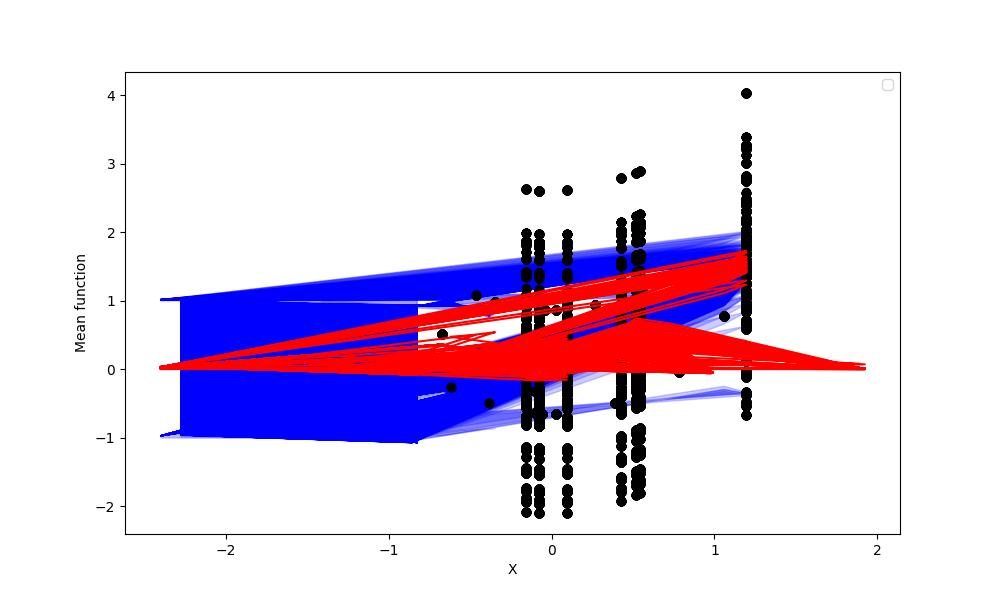

Write Python code to recreate this figure.
import numpy as np
import matplotlib.pyplot as plt
import GPy
import os
import sys
import math

from datagen import get_system
#GP-UCB Class


class gp_ucb:
    def __init__(self, domain):
        self.X = domain
    
    def initialize(self, k):
        pr_mean = np.zeros((len(self.X), 1))
        pr_cov = k.K(self.X, self.X)
        return(pr_mean, pr_cov)
        
    
    def sample(self, mean, cov):
        beta = 0.5
        var = np.diag(cov).reshape(-1, 1)
        score = mean + (beta**0.5 * var)
        # print(np.shape(score))
        max_indices = np.where(score == score.max())[0]
        i = np.random.choice(max_indices)
        print(i)
        x = self.X[i]
        return(x, i)

    def cost(self, Q, x):
        c = np.transpose(x) @ Q @ x
        w = np.random.normal(loc = 0, scale = 1, size =1)
        y = c + w
        # print(w)
        return(y)
    

    def updation(self, Y_obs, X_obs):
            mean =  k.K(self.X, X_obs) @ np.linalg.inv(k.K(X_obs, X_obs) + 1*np.eye(X_obs.shape[0])) @ Y_obs
            cov = k.K(self.X, self.X) - k.K(self.X, X_obs) @ np.linalg.inv(k.K(X_obs, X_obs) + 1*np.eye(X_obs.shape[0])) @ k.K(X_obs, self.X)
            
            return(mean, cov)

#system parameters
n,m = 2,2
x_0 = np.array([0.2, 0.0])

T = 4
sigma_0 = np.eye(n) *0.1
Q = np.diag([2.0, 3.0])
name = 'stable'
norm_folder = 'gp_norms_{}.'.format(name)
state_folder = 'gp_states_{}'.format(name)
os.makedirs(norm_folder, exist_ok=True)
os.makedirs(state_folder, exist_ok=True)
A, B, CT = get_system(name, n, m, T, seed=2)
u = np.random.randn(m*T, 1)

x_f = np.linalg.matrix_power(A, T) @ x_0.reshape(-1, 1) + CT @ u
x_f =  x_f.reshape(-1)

N_T = np.eye(n)

for i in range(1, T):
     N_T = np.hstack((N_T, np.linalg.matrix_power(A, i)))
     
sigma_w = np.eye(n*T) * 0.1
sigma_z = np.linalg.matrix_power(A, T) @ sigma_0 @ np.linalg.matrix_power(A, T).T + N_T @ sigma_w @ N_T.T
traceSigma = np.trace(sigma_z)
tau = 2 * np.trace(sigma_z @ sigma_z)
b = (np.linalg.matrix_power(A, T) @ x_0) - x_f
epsilon = 0.001
delta = 0.01


def sample_u(CT, b, alpha, n):
    m, d = CT.shape  # C is m x d
    u_samples = []

    while len(u_samples) < n:
        # sample x in the ball ||x||^2 < alpha
        x = np.random.normal(size=m)
        x = x / np.linalg.norm(x)  # unit vector
        r = np.sqrt(alpha) * np.random.rand()**(1/m)
        x = r * x

        # solve for u: C^T u = x - b
        # u = np.linalg.pinv(C.T) @ (x - b)
        u = np.linalg.lstsq(CT, x - b, rcond=None)[0]

        u_samples.append(u)

    return np.array(u_samples)



b = np.linalg.matrix_power(A, T)@x_0 - x_f
alpha = epsilon**2 - b.T@b + (traceSigma/delta) - 2*epsilon*math.sqrt(traceSigma/delta)
print(alpha)
X =  sample_u(CT, b, alpha, 10) # set of inputs from constraint (only change)
k = GPy.kern.RBF(m*T)

print(X)
algo = gp_ucb(X)
X_obs = []
Y_obs = []
# reg = []
indices = []
mean, cov = algo.initialize(k)
print(mean)
# Y = algo.cost(X)
# yb = np.max(Y)
plt.figure(figsize = (10, 6))
# sr = 0
N = np.arange(0, np.shape(X)[0])
for t in range(0,100):
    x = algo.sample(mean, cov)
    X_obs.append(x)
    y, i = algo.cost(Q, x)
    indices.append(i)
    Y_obs.append(y)
    # regret = yb - y
    # sr = sr + regret
    # reg.append(sr)
    mean, cov = algo.updation(np.array(Y_obs), np.array(X_obs))
    plt.fill_between(N, mean[:, 0] - 1*np.sqrt(np.diag(cov)), mean[:, 0] + 1*np.sqrt(np.diag(cov)), alpha=0.2, color='blue')
    plt.plot(N, mean, color = 'red')
    plt.scatter(indices, Y_obs, color ='black')
    plt.xlabel('X')
    plt.ylabel('Mean function')
    plt.legend()
    plt.pause(0.4)
    plt.savefig('gp_ucb.jpeg')
    
plt.figure(figsize=(10, 6))
N = np.arange(0, len(reg))
plt.semilogy(N, reg, label = 'regret')
plt.legend()
plt.savefig('regret.jpeg')
